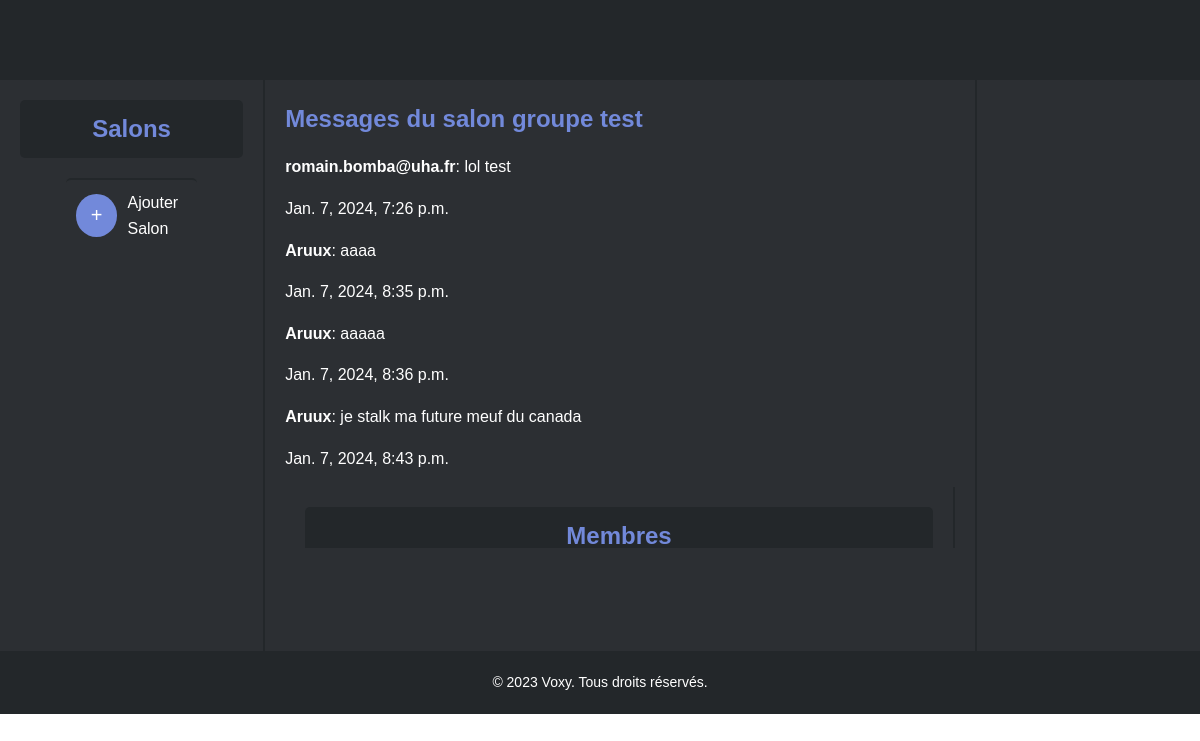
Page /chatrooms/chatroom/1/ (signed in) on the committed database.
### chatrooms/models.py (models this page shows, shortened)
class ChatRoom(models.Model):
    name = models.CharField(max_length=255)
    participants = models.ManyToManyField(User)  # Liste des personnes ayant accès à la chat room

class Message(models.Model):
    content = models.TextField()
    sender = models.ForeignKey(User, on_delete=models.CASCADE)  # La personne qui a posté le message
    timestamp = models.DateTimeField(default=datetime.now, blank=True)
    chat_room = models.ForeignKey(ChatRoom, on_delete=models.CASCADE)  # La chat room à laquelle le message est associé
    class Meta:
        ordering = ['timestamp']

### chatrooms/views.py (the view, shortened to what this page needs)
# urls.py: path('chatroom/', views.home_view, name='chatroom'),
def home_view(request, chatroom_id=None):
    user = request.user
    accessible_chatrooms = ChatRoom.objects.filter(participants=user)
    message_form = MessageForm()
    if chatroom_id is None:
        chatroom = accessible_chatrooms.first()
        if chatroom is None:
            return render(request, 'chatrooms:chatroom')
        return redirect('chatrooms:chatroom', chatroom_id=chatroom.id)
    chatroom = get_object_or_404(ChatRoom, id=chatroom_id)
    messages = chatroom.message_set.all()
    return render(request, 'chatroom.html', {'user': user, 'accessible_chatrooms': accessible_chatrooms, 'message_form': message_form, 'chatroom': chatroom, 'messages': messages})

### chatrooms/templates/chatroom.html (shortened to what this page needs)
{% load static %}
<!DOCTYPE html>
<html lang="fr">
<head>
    <link rel="stylesheet" href="https://cdnjs.cloudflare.com/ajax/libs/font-awesome/6.0.0/css/all.min.css">
    <link rel="stylesheet" href="{% static 'css/style.css' %}">
</head>
<body class="chatroom">
    <div class="barre-haut">
    </div>
    <div class="section-salons">
        <div class="salons-textuel">
            <div class="section-titre">
                <h2>Salons</h2>
            </div>
            <div class="ajouter-salon">
                <button>+</button>
                <div class="ajouter-salon-titre">Ajouter Salon</div>
            </div>
        </div>
        <div class="section-chat">
            {% if chatroom %}
                <div class="messages-list">
                    <h2>Messages du salon {{ chatroom.name }}</h2>
                    {% for message in messages %}
                        <div class="message">
                            <p><strong>{{ message.sender.username }}</strong>: {{ message.content }}</p>
                            <p>{{ message.timestamp }}</p>
                        </div>
                    {% endfor %}
                </div>
                <div class="liste-utilisateurs">
                    <div class="section-titre">
                        <h2>Membres</h2>
                    </div>
                </div>
            {% endif %}
        </div>
    </div>
    <div class="barre-bas">
        <div class="pied-page">
            <p>© 2023 Voxy. Tous droits réservés.</p>
        </div>
    </div>
</body>
</html>

### static/css/style.css (style rules this page uses)
body { font-family: Arial, sans-serif; line-height: 1.6; margin: 0; padding: 0; overflow: hidden; }
.chatroom .barre-haut { display: flex; justify-content: space-between; align-items: center; padding: 10px 20px; background-color: #23272A; color: white; transition: background-color 0.3s, color 0.3s; }
.chatroom .barre-haut { display: flex; justify-content: space-between; align-items: center; padding: 10px 20px; background-color: #23272A; color: white; height: 60px; transition: background-color 0.3s, color 0.3s; }
.chatroom .section-salons { display: flex; flex: 1; color: white; background-color: #2C2F33; transition: background-color 0.3s, color 0.3s; }
.chatroom .salons-textuel, .chatroom .liste-utilisateurs { flex: 0.2; padding: 20px; border-right: 2px solid #23272A; overflow-y: auto; max-height: 100%; }
.chatroom .section-chat { flex: 0.6; padding: 20px; border-right: 2px solid #23272A; display: flex; flex-direction: column; }
.chatroom .ajouter-salon { display: flex; justify-content: center; align-items: center; border-top: 2px solid #23272A; padding: 10px; border-radius: 5px; margin: 0 auto; width: 50%; }
.chatroom .ajouter-salon button { padding: 10px 15px; color: white; background-color: #7289DA; border: none; border-radius: 50%; font-size: 20px; margin-right: 10px; cursor: pointer; transition: background-color 0.3s, color 0.3s; }
.chatroom .ajouter-salon-titre { color: white; }
.chatroom h2 { color: #7289DA; margin: 0; }
.chatroom .section-titre, .chatroom .liste-utilisateurs .section-titre { background-color: #23272A; padding: 10px; border-radius: 5px; margin-bottom: 20px; text-align: center; }
.chatroom .barre-bas { background-color: #23272A; color: white; padding: 20px; }
.chatroom .pied-page { text-align: center; }
.chatroom .pied-page p { margin: 0; font-size: 14px; }

### rows in the picture
ChatRoom: name "groupe test"
Message: sender.username "romain.bomba@uha.fr", content "lol test", timestamp "Jan. 7, 2024, 7:26 p.m."
Message: sender.username "Aruux", content "aaaa", timestamp "Jan. 7, 2024, 8:35 p.m."
Message: sender.username "Aruux", content "aaaaa", timestamp "Jan. 7, 2024, 8:36 p.m."
Message: sender.username "Aruux", content "je stalk ma future meuf du canada", timestamp "Jan. 7, 2024, 8:43 p.m."
